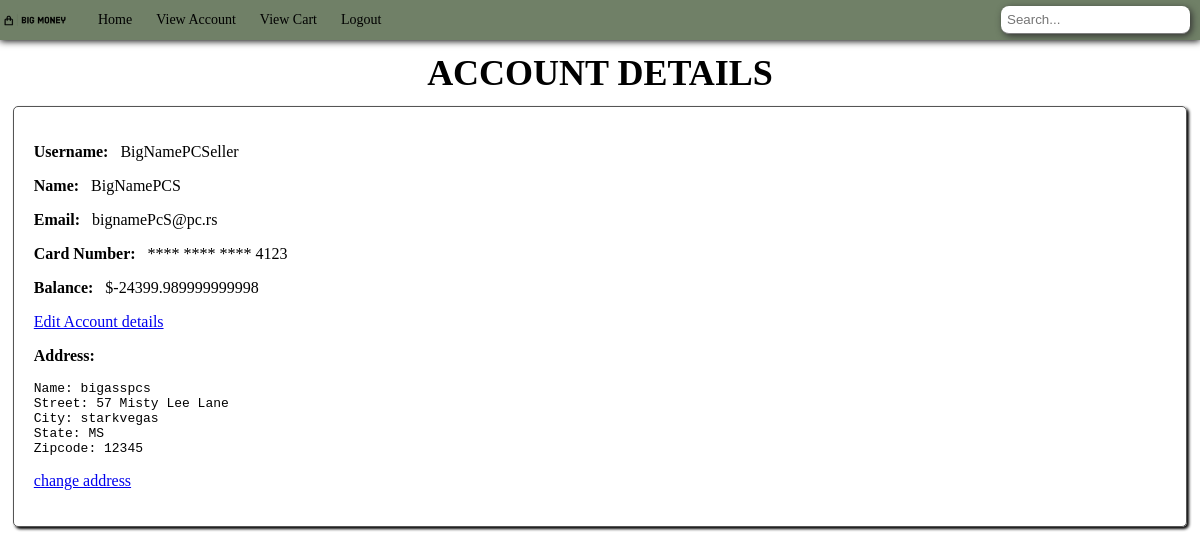
The page /view_account/ (signed in) on the database its author committed.
### bigMoney/models.py (models this page shows, shortened)
class User(AbstractUser):
    USER_ROLES = (
        ("S", "Seller"),
        ("C", "Customer")
    )
    role = models.CharField(max_length=1, blank=False, choices=USER_ROLES, default="S")
    card_number = models.CharField(max_length=16, null=True, validators=[MinLengthValidator(16)])
    email = models.EmailField(max_length=255, default="")
    name = models.CharField(max_length=255, default="New User")
    balance = models.FloatField(default=0.0)
    address = models.ForeignKey(Address, on_delete=models.CASCADE, null=True)
    available_merch = models.ManyToManyField(merchandise, default=None)
    ShoppingCart = models.ForeignKey(shoppingCart, on_delete=models.CASCADE, null=True)
    Orders = models.ManyToManyField(Order, default=None)
    is_approved = models.BooleanField(default=None, null=True)

class Address(models.Model):
    RecipiantName = models.CharField(max_length=255)
    StreetAddress = models.CharField(max_length=255)
    City = models.CharField(max_length=255)
    State = models.CharField(max_length=20)
    zipcode = models.IntegerField()
    def __str__(self):
        return f"""<pre>Name: {self.RecipiantName}
Street: {self.StreetAddress}
City: {self.City}
State: {self.State}
Zipcode: {self.zipcode}</pre>
        """

### bigMoney/views.py (the view)
# urls.py: path("view_account/", views.view_account_details, name="view-account"),
@login_required
def view_account_details(request):
    user = request.user
    context = {
        'username': user.username,
        'name': user.name,
        'email': user.email,
        'balance': user.balance,
        'address': user.address,
        'card_number': user.card_number
    }
    return render(request, "view_account_details.html", context)

### bigMoney/templates/view_account_details.html
{% extends 'base.html' %}
{% block content %}
    <h1 class='page-title'>Account Details</h1>
    <div class=form>
        <p><strong class="descriptor">Username:</strong> {{ username }}</p>
        <p><strong class="descriptor">Name:</strong> {{ name }}</p>
        <p><strong class="descriptor">Email:</strong> {{ email }}</p>
        <p><strong class="descriptor">Card Number:</strong> **** **** **** {{ card_number|slice:":15"|slice:"11:" }}</p>
        <p><strong class="descriptor">Balance:</strong> ${{balance}}</p>
        <p class="edit-link"><a href="{% url 'edit-account' %}">Edit Account details</a></p>
        <p><strong class="descriptor">Address:</strong> {{address|safe}}</p>
        <p class="edit-link"><a href="{% url 'change-address' %}">change address</a></p>
    </div>
{% endblock %}

### bigMoney/static/styling/styles.css (style rules this page uses)
body { margin: 0px; }
.page-title { font-family: 'Times New Roman', "Georgia", "Arial"; font-size: 36px; font-weight: bold; text-align: center; margin: 12px 0; text-transform: uppercase; }
.form { width: 95%; margin: 0 auto; padding: 20px; border: 1px solid #555; border-radius: 5px; box-shadow: 2px 2px 3px #000; }
.edit-link { font-size: 10; font-family: 'Times New Roman', "Georgia", "Arial"; }
.descriptor { font-weight: bold; margin-right: 8px; font-family: 'Times New Roman', "Georgia", "Arial"; }

### rows shown on the page
User: username "BigNamePCSeller", name "BigNamePCS", email "bignamePcS@pc.rs", card_number "4123", balance "-24399.989999999998"
Address: RecipiantName+StreetAddress+City "Name: bigasspcs Street: 57 Misty Lee Lane City: starkvegas State: MS Zipcode: 12345"
